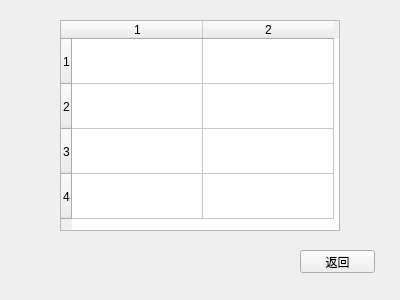
<?xml version="1.0" encoding="UTF-8"?>
<ui version="4.0">
 <class>searchresult</class>
 <widget class="QWidget" name="searchresult">
  <property name="geometry">
   <rect>
    <x>0</x>
    <y>0</y>
    <width>400</width>
    <height>300</height>
   </rect>
  </property>
  <property name="windowTitle">
   <string>Form</string>
  </property>
  <widget class="QTableWidget" name="tableWidget">
   <property name="geometry">
    <rect>
     <x>60</x>
     <y>20</y>
     <width>280</width>
     <height>211</height>
    </rect>
   </property>
   <property name="rowCount">
    <number>4</number>
   </property>
   <property name="columnCount">
    <number>2</number>
   </property>
   <attribute name="horizontalHeaderDefaultSectionSize">
    <number>131</number>
   </attribute>
   <attribute name="horizontalHeaderMinimumSectionSize">
    <number>30</number>
   </attribute>
   <attribute name="verticalHeaderDefaultSectionSize">
    <number>45</number>
   </attribute>
   <row>
    <property name="text">
     <string>1</string>
    </property>
    <property name="background">
     <color>
      <red>20</red>
      <green>0</green>
      <blue>0</blue>
     </color>
    </property>
   </row>
   <row>
    <property name="text">
     <string>2</string>
    </property>
   </row>
   <row>
    <property name="text">
     <string>3</string>
    </property>
   </row>
   <row/>
   <column/>
   <column/>
  </widget>
  <widget class="QPushButton" name="pushButton_2">
   <property name="geometry">
    <rect>
     <x>300</x>
     <y>250</y>
     <width>75</width>
     <height>23</height>
    </rect>
   </property>
   <property name="text">
    <string>返回</string>
   </property>
  </widget>
 </widget>
 <resources/>
 <connections/>
</ui>
